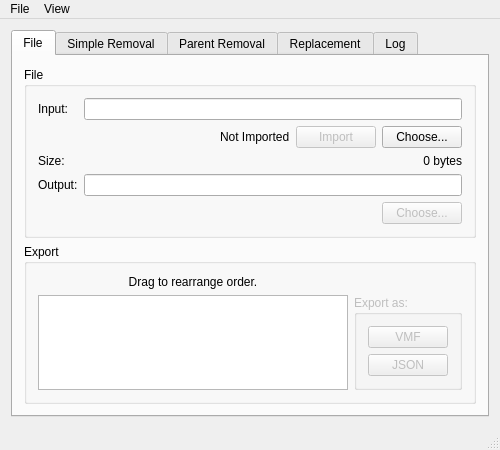
<?xml version="1.0" encoding="UTF-8"?>
<ui version="4.0">
 <class>MainWindow</class>
 <widget class="QMainWindow" name="MainWindow">
  <property name="geometry">
   <rect>
    <x>0</x>
    <y>0</y>
    <width>500</width>
    <height>450</height>
   </rect>
  </property>
  <property name="minimumSize">
   <size>
    <width>300</width>
    <height>328</height>
   </size>
  </property>
  <property name="windowTitle">
   <string>VMF Stripper</string>
  </property>
  <widget class="QWidget" name="centralWidget">
   <layout class="QVBoxLayout" name="verticalLayout">
    <item>
     <widget class="QTabWidget" name="tabWidget">
      <property name="currentIndex">
       <number>0</number>
      </property>
      <property name="documentMode">
       <bool>false</bool>
      </property>
      <widget class="QWidget" name="tabFile">
       <attribute name="title">
        <string>File</string>
       </attribute>
       <layout class="QVBoxLayout" name="verticalLayout_6">
        <item>
         <widget class="QGroupBox" name="groupFile">
          <property name="title">
           <string>File</string>
          </property>
          <layout class="QFormLayout" name="formLayout_2">
           <item row="0" column="1">
            <widget class="QLineEdit" name="tbFilename">
             <property name="readOnly">
              <bool>true</bool>
             </property>
            </widget>
           </item>
           <item row="0" column="0">
            <widget class="QLabel" name="fileLabel">
             <property name="text">
              <string>Input:</string>
             </property>
            </widget>
           </item>
           <item row="1" column="1">
            <layout class="QHBoxLayout" name="horizontalLayout_2">
             <property name="topMargin">
              <number>0</number>
             </property>
             <item>
              <spacer name="horizontalSpacer">
               <property name="orientation">
                <enum>Qt::Horizontal</enum>
               </property>
               <property name="sizeHint" stdset="0">
                <size>
                 <width>40</width>
                 <height>20</height>
                </size>
               </property>
              </spacer>
             </item>
             <item>
              <widget class="QLabel" name="labelIsImported">
               <property name="text">
                <string>Not Imported</string>
               </property>
               <property name="margin">
                <number>4</number>
               </property>
              </widget>
             </item>
             <item>
              <widget class="QPushButton" name="btnImport">
               <property name="enabled">
                <bool>false</bool>
               </property>
               <property name="text">
                <string>Import</string>
               </property>
              </widget>
             </item>
             <item>
              <widget class="QPushButton" name="btnOpenFile">
               <property name="text">
                <string>Choose...</string>
               </property>
              </widget>
             </item>
            </layout>
           </item>
           <item row="2" column="0">
            <widget class="QLabel" name="sizeLabel">
             <property name="text">
              <string>Size:</string>
             </property>
            </widget>
           </item>
           <item row="2" column="1">
            <widget class="QLabel" name="labelFileSize">
             <property name="text">
              <string>0 bytes</string>
             </property>
             <property name="alignment">
              <set>Qt::AlignRight|Qt::AlignTrailing|Qt::AlignVCenter</set>
             </property>
            </widget>
           </item>
           <item row="3" column="0">
            <widget class="QLabel" name="outputLabel">
             <property name="text">
              <string>Output:</string>
             </property>
            </widget>
           </item>
           <item row="3" column="1">
            <widget class="QLineEdit" name="tbOutputFile"/>
           </item>
           <item row="4" column="1">
            <layout class="QHBoxLayout" name="horizontalLayout_4">
             <property name="topMargin">
              <number>0</number>
             </property>
             <item>
              <spacer name="horizontalSpacer_2">
               <property name="orientation">
                <enum>Qt::Horizontal</enum>
               </property>
               <property name="sizeHint" stdset="0">
                <size>
                 <width>40</width>
                 <height>20</height>
                </size>
               </property>
              </spacer>
             </item>
             <item>
              <widget class="QPushButton" name="btnChooseOutput">
               <property name="enabled">
                <bool>false</bool>
               </property>
               <property name="text">
                <string>Choose...</string>
               </property>
              </widget>
             </item>
            </layout>
           </item>
          </layout>
          <zorder></zorder>
          <zorder>tbFilename</zorder>
          <zorder>fileLabel</zorder>
          <zorder></zorder>
          <zorder>sizeLabel</zorder>
          <zorder>labelFileSize</zorder>
          <zorder>outputLabel</zorder>
          <zorder>tbOutputFile</zorder>
          <zorder></zorder>
         </widget>
        </item>
        <item>
         <widget class="QGroupBox" name="groupExport">
          <property name="title">
           <string>Export</string>
          </property>
          <layout class="QGridLayout" name="gridLayout_3">
           <item row="1" column="3">
            <widget class="QGroupBox" name="groupExportType">
             <property name="enabled">
              <bool>false</bool>
             </property>
             <property name="title">
              <string>Export as:</string>
             </property>
             <layout class="QVBoxLayout" name="verticalLayout_11">
              <item>
               <spacer name="verticalSpacer_2">
                <property name="orientation">
                 <enum>Qt::Vertical</enum>
                </property>
                <property name="sizeHint" stdset="0">
                 <size>
                  <width>20</width>
                  <height>40</height>
                 </size>
                </property>
               </spacer>
              </item>
              <item>
               <widget class="QPushButton" name="btnExportVMF">
                <property name="text">
                 <string>VMF</string>
                </property>
               </widget>
              </item>
              <item>
               <widget class="QPushButton" name="btnExportJSON">
                <property name="toolTip">
                 <string>&quot;.json&quot; will be added to the file extension.</string>
                </property>
                <property name="text">
                 <string>JSON</string>
                </property>
               </widget>
              </item>
             </layout>
            </widget>
           </item>
           <item row="1" column="0">
            <widget class="QListWidget" name="listExportOrder">
             <property name="dragDropMode">
              <enum>QAbstractItemView::InternalMove</enum>
             </property>
             <property name="alternatingRowColors">
              <bool>true</bool>
             </property>
             <property name="spacing">
              <number>2</number>
             </property>
             <property name="uniformItemSizes">
              <bool>true</bool>
             </property>
            </widget>
           </item>
           <item row="0" column="0">
            <widget class="QLabel" name="label">
             <property name="text">
              <string>Drag to rearrange order.</string>
             </property>
             <property name="alignment">
              <set>Qt::AlignCenter</set>
             </property>
            </widget>
           </item>
          </layout>
         </widget>
        </item>
        <item>
         <spacer name="verticalSpacer">
          <property name="orientation">
           <enum>Qt::Vertical</enum>
          </property>
          <property name="sizeHint" stdset="0">
           <size>
            <width>20</width>
            <height>40</height>
           </size>
          </property>
         </spacer>
        </item>
       </layout>
      </widget>
      <widget class="QWidget" name="tabSimpleRemoval">
       <attribute name="title">
        <string>Simple Removal</string>
       </attribute>
       <layout class="QVBoxLayout" name="verticalLayout_3">
        <item>
         <widget class="QCheckBox" name="cbRemoval">
          <property name="text">
           <string>Enabled</string>
          </property>
         </widget>
        </item>
        <item>
         <widget class="QGroupBox" name="groupRemove">
          <property name="enabled">
           <bool>false</bool>
          </property>
          <property name="title">
           <string>Entities to Remove</string>
          </property>
          <layout class="QVBoxLayout" name="verticalLayout_2">
           <item>
            <widget class="QListWidget" name="listObjectsToRemove">
             <property name="editTriggers">
              <set>QAbstractItemView::DoubleClicked|QAbstractItemView::EditKeyPressed|QAbstractItemView::SelectedClicked</set>
             </property>
             <property name="alternatingRowColors">
              <bool>true</bool>
             </property>
             <property name="selectionMode">
              <enum>QAbstractItemView::ExtendedSelection</enum>
             </property>
            </widget>
           </item>
           <item>
            <layout class="QFormLayout" name="formLayout">
             <property name="fieldGrowthPolicy">
              <enum>QFormLayout::AllNonFixedFieldsGrow</enum>
             </property>
             <property name="formAlignment">
              <set>Qt::AlignLeading|Qt::AlignLeft|Qt::AlignVCenter</set>
             </property>
             <item row="0" column="0">
              <widget class="QLineEdit" name="tbObjectToAdd">
               <property name="placeholderText">
                <string>Entity classname</string>
               </property>
              </widget>
             </item>
             <item row="0" column="1">
              <widget class="QPushButton" name="btnAdd">
               <property name="text">
                <string>Add</string>
               </property>
              </widget>
             </item>
            </layout>
           </item>
           <item>
            <layout class="QHBoxLayout" name="horizontalLayout">
             <property name="leftMargin">
              <number>0</number>
             </property>
             <property name="topMargin">
              <number>0</number>
             </property>
             <item>
              <widget class="QPushButton" name="btnRemove">
               <property name="text">
                <string>Remove</string>
               </property>
              </widget>
             </item>
             <item>
              <widget class="QPushButton" name="btnClear">
               <property name="text">
                <string>Clear</string>
               </property>
              </widget>
             </item>
            </layout>
           </item>
          </layout>
         </widget>
        </item>
       </layout>
      </widget>
      <widget class="QWidget" name="tabParentRemoval">
       <attribute name="title">
        <string>Parent Removal</string>
       </attribute>
       <layout class="QVBoxLayout" name="verticalLayout_8">
        <item>
         <widget class="QCheckBox" name="cbParentRemoval">
          <property name="text">
           <string>Enabled</string>
          </property>
         </widget>
        </item>
        <item>
         <widget class="QGroupBox" name="groupParentRemoval">
          <property name="enabled">
           <bool>false</bool>
          </property>
          <property name="title">
           <string>Remove parent if it contains:</string>
          </property>
          <layout class="QVBoxLayout" name="verticalLayout_9">
           <item>
            <widget class="QTableWidget" name="tableParentRemoval">
             <property name="alternatingRowColors">
              <bool>true</bool>
             </property>
             <property name="rowCount">
              <number>1</number>
             </property>
             <property name="columnCount">
              <number>2</number>
             </property>
             <attribute name="horizontalHeaderVisible">
              <bool>false</bool>
             </attribute>
             <attribute name="horizontalHeaderDefaultSectionSize">
              <number>200</number>
             </attribute>
             <attribute name="horizontalHeaderStretchLastSection">
              <bool>true</bool>
             </attribute>
             <attribute name="verticalHeaderVisible">
              <bool>false</bool>
             </attribute>
             <row/>
             <column/>
             <column/>
            </widget>
           </item>
           <item>
            <layout class="QGridLayout" name="gridLayout_2">
             <property name="topMargin">
              <number>0</number>
             </property>
             <property name="rightMargin">
              <number>0</number>
             </property>
             <item row="0" column="0">
              <widget class="QCheckBox" name="cbParentRemovalRegex">
               <property name="toolTip">
                <string>If regular expressions are not used, case-insensitive matching is performed.</string>
               </property>
               <property name="text">
                <string>Use regular expressions</string>
               </property>
              </widget>
             </item>
            </layout>
           </item>
           <item>
            <layout class="QHBoxLayout" name="horizontalLayout_5">
             <property name="topMargin">
              <number>0</number>
             </property>
             <item>
              <widget class="QPushButton" name="btnParentRemovalRemoveRows">
               <property name="text">
                <string>Remove Rows</string>
               </property>
              </widget>
             </item>
             <item>
              <widget class="QPushButton" name="btnParentRemovalClear">
               <property name="text">
                <string>Clear</string>
               </property>
              </widget>
             </item>
            </layout>
           </item>
          </layout>
         </widget>
        </item>
       </layout>
      </widget>
      <widget class="QWidget" name="tabReplacement">
       <attribute name="title">
        <string>Replacement</string>
       </attribute>
       <layout class="QVBoxLayout" name="verticalLayout_4">
        <item>
         <widget class="QCheckBox" name="cbReplacement">
          <property name="text">
           <string>Enabled</string>
          </property>
         </widget>
        </item>
        <item>
         <widget class="QGroupBox" name="groupReplacement">
          <property name="enabled">
           <bool>false</bool>
          </property>
          <property name="title">
           <string>Values to replace</string>
          </property>
          <layout class="QVBoxLayout" name="verticalLayout_5">
           <item>
            <widget class="QTableWidget" name="tableReplacement">
             <property name="alternatingRowColors">
              <bool>true</bool>
             </property>
             <property name="rowCount">
              <number>1</number>
             </property>
             <property name="columnCount">
              <number>3</number>
             </property>
             <attribute name="horizontalHeaderVisible">
              <bool>false</bool>
             </attribute>
             <attribute name="horizontalHeaderCascadingSectionResizes">
              <bool>false</bool>
             </attribute>
             <attribute name="horizontalHeaderDefaultSectionSize">
              <number>130</number>
             </attribute>
             <attribute name="horizontalHeaderStretchLastSection">
              <bool>true</bool>
             </attribute>
             <attribute name="verticalHeaderVisible">
              <bool>false</bool>
             </attribute>
             <attribute name="verticalHeaderCascadingSectionResizes">
              <bool>false</bool>
             </attribute>
             <row/>
             <column/>
             <column/>
             <column/>
            </widget>
           </item>
           <item>
            <layout class="QGridLayout" name="gridLayout" columnstretch="0">
             <property name="topMargin">
              <number>0</number>
             </property>
             <item row="0" column="0">
              <widget class="QCheckBox" name="cbRegex">
               <property name="toolTip">
                <string>If regular expressions are not used, case-insensitive matching is performed.</string>
               </property>
               <property name="text">
                <string>Use regular expressions</string>
               </property>
              </widget>
             </item>
            </layout>
           </item>
           <item>
            <layout class="QHBoxLayout" name="horizontalLayout_3">
             <item>
              <widget class="QPushButton" name="btnRemoveReplacement">
               <property name="text">
                <string>Remove Rows</string>
               </property>
              </widget>
             </item>
             <item>
              <widget class="QPushButton" name="btnClearReplacement">
               <property name="text">
                <string>Clear</string>
               </property>
              </widget>
             </item>
            </layout>
           </item>
          </layout>
         </widget>
        </item>
       </layout>
      </widget>
      <widget class="QWidget" name="tabLog">
       <attribute name="title">
        <string>Log</string>
       </attribute>
       <layout class="QVBoxLayout" name="verticalLayout_7">
        <item>
         <widget class="QTextEdit" name="logWindow">
          <property name="undoRedoEnabled">
           <bool>false</bool>
          </property>
          <property name="readOnly">
           <bool>true</bool>
          </property>
          <property name="html">
           <string>&lt;!DOCTYPE HTML PUBLIC &quot;-//W3C//DTD HTML 4.0//EN&quot; &quot;http://www.w3.org/TR/REC-html40/strict.dtd&quot;&gt;
&lt;html&gt;&lt;head&gt;&lt;meta name=&quot;qrichtext&quot; content=&quot;1&quot; /&gt;&lt;style type=&quot;text/css&quot;&gt;
p, li { white-space: pre-wrap; }
&lt;/style&gt;&lt;/head&gt;&lt;body style=&quot; font-family:'MS Shell Dlg 2'; font-size:8.25pt; font-weight:400; font-style:normal;&quot;&gt;
&lt;p style=&quot; margin-top:0px; margin-bottom:0px; margin-left:0px; margin-right:0px; -qt-block-indent:0; text-indent:0px;&quot;&gt;&lt;span style=&quot; font-family:'Lucida Console,monospace'; color:#000000;&quot;&gt;----------&lt;/span&gt;&lt;/p&gt;&lt;/body&gt;&lt;/html&gt;</string>
          </property>
         </widget>
        </item>
        <item>
         <widget class="QCheckBox" name="cbLogToFile">
          <property name="text">
           <string>Output to file</string>
          </property>
         </widget>
        </item>
       </layout>
      </widget>
     </widget>
    </item>
   </layout>
  </widget>
  <widget class="QMenuBar" name="menuBar">
   <property name="geometry">
    <rect>
     <x>0</x>
     <y>0</y>
     <width>500</width>
     <height>19</height>
    </rect>
   </property>
   <widget class="QMenu" name="menuFile">
    <property name="title">
     <string>File</string>
    </property>
    <addaction name="actionQuit"/>
   </widget>
   <widget class="QMenu" name="menuView">
    <property name="title">
     <string>View</string>
    </property>
    <addaction name="actionShow_tree_view"/>
   </widget>
   <addaction name="menuFile"/>
   <addaction name="menuView"/>
  </widget>
  <widget class="QStatusBar" name="statusBar"/>
  <action name="actionQuit">
   <property name="text">
    <string>Quit</string>
   </property>
   <property name="shortcut">
    <string>Alt+Q</string>
   </property>
  </action>
  <action name="actionShow_tree_view">
   <property name="text">
    <string>Show tree view</string>
   </property>
   <property name="shortcut">
    <string>Ctrl+T</string>
   </property>
  </action>
 </widget>
 <layoutdefault spacing="6" margin="11"/>
 <tabstops>
  <tabstop>tabWidget</tabstop>
  <tabstop>listObjectsToRemove</tabstop>
  <tabstop>tbObjectToAdd</tabstop>
  <tabstop>btnAdd</tabstop>
  <tabstop>btnRemove</tabstop>
  <tabstop>btnClear</tabstop>
 </tabstops>
 <resources/>
 <connections>
  <connection>
   <sender>actionQuit</sender>
   <signal>triggered()</signal>
   <receiver>MainWindow</receiver>
   <slot>close()</slot>
   <hints>
    <hint type="sourcelabel">
     <x>-1</x>
     <y>-1</y>
    </hint>
    <hint type="destinationlabel">
     <x>199</x>
     <y>149</y>
    </hint>
   </hints>
  </connection>
  <connection>
   <sender>btnClear</sender>
   <signal>clicked()</signal>
   <receiver>listObjectsToRemove</receiver>
   <slot>clear()</slot>
   <hints>
    <hint type="sourcelabel">
     <x>286</x>
     <y>235</y>
    </hint>
    <hint type="destinationlabel">
     <x>199</x>
     <y>108</y>
    </hint>
   </hints>
  </connection>
  <connection>
   <sender>btnRemove</sender>
   <signal>clicked()</signal>
   <receiver>MainWindow</receiver>
   <slot>removeHighlightedEntitiesFromList()</slot>
   <hints>
    <hint type="sourcelabel">
     <x>112</x>
     <y>235</y>
    </hint>
    <hint type="destinationlabel">
     <x>199</x>
     <y>149</y>
    </hint>
   </hints>
  </connection>
  <connection>
   <sender>btnAdd</sender>
   <signal>clicked()</signal>
   <receiver>MainWindow</receiver>
   <slot>addEntityToList()</slot>
   <hints>
    <hint type="sourcelabel">
     <x>269</x>
     <y>185</y>
    </hint>
    <hint type="destinationlabel">
     <x>199</x>
     <y>149</y>
    </hint>
   </hints>
  </connection>
  <connection>
   <sender>tbObjectToAdd</sender>
   <signal>returnPressed()</signal>
   <receiver>btnAdd</receiver>
   <slot>click()</slot>
   <hints>
    <hint type="sourcelabel">
     <x>171</x>
     <y>184</y>
    </hint>
    <hint type="destinationlabel">
     <x>269</x>
     <y>185</y>
    </hint>
   </hints>
  </connection>
  <connection>
   <sender>btnClearReplacement</sender>
   <signal>clicked()</signal>
   <receiver>MainWindow</receiver>
   <slot>clearReplacementTable()</slot>
   <hints>
    <hint type="sourcelabel">
     <x>249</x>
     <y>362</y>
    </hint>
    <hint type="destinationlabel">
     <x>249</x>
     <y>224</y>
    </hint>
   </hints>
  </connection>
  <connection>
   <sender>tableReplacement</sender>
   <signal>cellChanged(int,int)</signal>
   <receiver>MainWindow</receiver>
   <slot>handleReplacementTableCellChanged(int,int)</slot>
   <hints>
    <hint type="sourcelabel">
     <x>249</x>
     <y>211</y>
    </hint>
    <hint type="destinationlabel">
     <x>249</x>
     <y>224</y>
    </hint>
   </hints>
  </connection>
  <connection>
   <sender>btnRemoveReplacement</sender>
   <signal>clicked()</signal>
   <receiver>MainWindow</receiver>
   <slot>removeCurrentReplacementEntry()</slot>
   <hints>
    <hint type="sourcelabel">
     <x>149</x>
     <y>362</y>
    </hint>
    <hint type="destinationlabel">
     <x>249</x>
     <y>224</y>
    </hint>
   </hints>
  </connection>
  <connection>
   <sender>btnOpenFile</sender>
   <signal>clicked()</signal>
   <receiver>MainWindow</receiver>
   <slot>chooseVMFFile()</slot>
   <hints>
    <hint type="sourcelabel">
     <x>438</x>
     <y>98</y>
    </hint>
    <hint type="destinationlabel">
     <x>249</x>
     <y>224</y>
    </hint>
   </hints>
  </connection>
  <connection>
   <sender>cbLogToFile</sender>
   <signal>stateChanged(int)</signal>
   <receiver>MainWindow</receiver>
   <slot>handleLogFileStatusChange(int)</slot>
   <hints>
    <hint type="sourcelabel">
     <x>248</x>
     <y>401</y>
    </hint>
    <hint type="destinationlabel">
     <x>249</x>
     <y>224</y>
    </hint>
   </hints>
  </connection>
  <connection>
   <sender>btnChooseOutput</sender>
   <signal>clicked()</signal>
   <receiver>MainWindow</receiver>
   <slot>chooseExportFile()</slot>
   <hints>
    <hint type="sourcelabel">
     <x>438</x>
     <y>174</y>
    </hint>
    <hint type="destinationlabel">
     <x>249</x>
     <y>224</y>
    </hint>
   </hints>
  </connection>
  <connection>
   <sender>btnImport</sender>
   <signal>clicked()</signal>
   <receiver>MainWindow</receiver>
   <slot>importVMFFile()</slot>
   <hints>
    <hint type="sourcelabel">
     <x>357</x>
     <y>98</y>
    </hint>
    <hint type="destinationlabel">
     <x>249</x>
     <y>224</y>
    </hint>
   </hints>
  </connection>
  <connection>
   <sender>actionShow_tree_view</sender>
   <signal>triggered()</signal>
   <receiver>MainWindow</receiver>
   <slot>showTreeView()</slot>
   <hints>
    <hint type="sourcelabel">
     <x>-1</x>
     <y>-1</y>
    </hint>
    <hint type="destinationlabel">
     <x>249</x>
     <y>224</y>
    </hint>
   </hints>
  </connection>
  <connection>
   <sender>tableParentRemoval</sender>
   <signal>cellChanged(int,int)</signal>
   <receiver>MainWindow</receiver>
   <slot>handleParentRemovalTableCellChanged(int,int)</slot>
   <hints>
    <hint type="sourcelabel">
     <x>248</x>
     <y>240</y>
    </hint>
    <hint type="destinationlabel">
     <x>249</x>
     <y>224</y>
    </hint>
   </hints>
  </connection>
  <connection>
   <sender>btnParentRemovalClear</sender>
   <signal>clicked()</signal>
   <receiver>MainWindow</receiver>
   <slot>clearParentRemovalTable()</slot>
   <hints>
    <hint type="sourcelabel">
     <x>359</x>
     <y>387</y>
    </hint>
    <hint type="destinationlabel">
     <x>249</x>
     <y>224</y>
    </hint>
   </hints>
  </connection>
  <connection>
   <sender>btnParentRemovalRemoveRows</sender>
   <signal>clicked()</signal>
   <receiver>MainWindow</receiver>
   <slot>removeCurrentParentRemovalTableEntry()</slot>
   <hints>
    <hint type="sourcelabel">
     <x>138</x>
     <y>387</y>
    </hint>
    <hint type="destinationlabel">
     <x>249</x>
     <y>224</y>
    </hint>
   </hints>
  </connection>
  <connection>
   <sender>cbRemoval</sender>
   <signal>toggled(bool)</signal>
   <receiver>groupRemove</receiver>
   <slot>setEnabled(bool)</slot>
   <hints>
    <hint type="sourcelabel">
     <x>248</x>
     <y>67</y>
    </hint>
    <hint type="destinationlabel">
     <x>248</x>
     <y>245</y>
    </hint>
   </hints>
  </connection>
  <connection>
   <sender>cbParentRemoval</sender>
   <signal>toggled(bool)</signal>
   <receiver>groupParentRemoval</receiver>
   <slot>setEnabled(bool)</slot>
   <hints>
    <hint type="sourcelabel">
     <x>248</x>
     <y>67</y>
    </hint>
    <hint type="destinationlabel">
     <x>248</x>
     <y>245</y>
    </hint>
   </hints>
  </connection>
  <connection>
   <sender>cbReplacement</sender>
   <signal>toggled(bool)</signal>
   <receiver>groupReplacement</receiver>
   <slot>setEnabled(bool)</slot>
   <hints>
    <hint type="sourcelabel">
     <x>248</x>
     <y>67</y>
    </hint>
    <hint type="destinationlabel">
     <x>248</x>
     <y>245</y>
    </hint>
   </hints>
  </connection>
  <connection>
   <sender>btnExportJSON</sender>
   <signal>clicked()</signal>
   <receiver>MainWindow</receiver>
   <slot>exportJson()</slot>
   <hints>
    <hint type="sourcelabel">
     <x>420</x>
     <y>372</y>
    </hint>
    <hint type="destinationlabel">
     <x>249</x>
     <y>224</y>
    </hint>
   </hints>
  </connection>
 </connections>
 <slots>
  <slot>removeHighlightedEntitiesFromList()</slot>
  <slot>addEntityToList()</slot>
  <slot>handleReplacementTableCellChanged(int,int)</slot>
  <slot>removeCurrentReplacementEntry()</slot>
  <slot>clearReplacementTable()</slot>
  <slot>chooseVMFFile()</slot>
  <slot>handleLogFileStatusChange(int)</slot>
  <slot>chooseExportFile()</slot>
  <slot>importVMFFile()</slot>
  <slot>showTreeView()</slot>
  <slot>handleParentRemovalTableCellChanged(int,int)</slot>
  <slot>removeCurrentParentRemovalTableEntry()</slot>
  <slot>clearParentRemovalTable()</slot>
  <slot>exportJson()</slot>
 </slots>
</ui>
